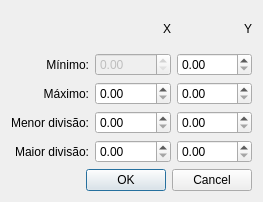
<?xml version="1.0" encoding="UTF-8"?>
<ui version="4.0">
 <class>Dialog</class>
 <widget class="QDialog" name="Dialog">
  <property name="geometry">
   <rect>
    <x>0</x>
    <y>0</y>
    <width>263</width>
    <height>202</height>
   </rect>
  </property>
  <property name="windowTitle">
   <string>Dialog</string>
  </property>
  <layout class="QVBoxLayout" name="verticalLayout">
   <item>
    <layout class="QGridLayout" name="gridLayout">
     <item row="0" column="1">
      <widget class="QLabel" name="label_14">
       <property name="text">
        <string>X</string>
       </property>
       <property name="alignment">
        <set>Qt::AlignRight|Qt::AlignTrailing|Qt::AlignVCenter</set>
       </property>
      </widget>
     </item>
     <item row="0" column="2">
      <widget class="QLabel" name="label_18">
       <property name="text">
        <string>Y</string>
       </property>
       <property name="alignment">
        <set>Qt::AlignRight|Qt::AlignTrailing|Qt::AlignVCenter</set>
       </property>
      </widget>
     </item>
     <item row="1" column="0">
      <widget class="QLabel" name="label_13">
       <property name="text">
        <string>Mínimo:</string>
       </property>
       <property name="alignment">
        <set>Qt::AlignRight|Qt::AlignTrailing|Qt::AlignVCenter</set>
       </property>
      </widget>
     </item>
     <item row="1" column="1">
      <widget class="QDoubleSpinBox" name="yMax_5">
       <property name="enabled">
        <bool>false</bool>
       </property>
       <property name="suffix">
        <string/>
       </property>
      </widget>
     </item>
     <item row="1" column="2">
      <widget class="QDoubleSpinBox" name="yMin">
       <property name="suffix">
        <string/>
       </property>
      </widget>
     </item>
     <item row="2" column="0">
      <widget class="QLabel" name="label_17">
       <property name="text">
        <string>Máximo:</string>
       </property>
       <property name="alignment">
        <set>Qt::AlignRight|Qt::AlignTrailing|Qt::AlignVCenter</set>
       </property>
      </widget>
     </item>
     <item row="2" column="1">
      <widget class="QDoubleSpinBox" name="xMax">
       <property name="suffix">
        <string/>
       </property>
      </widget>
     </item>
     <item row="2" column="2">
      <widget class="QDoubleSpinBox" name="yMax">
       <property name="suffix">
        <string/>
       </property>
      </widget>
     </item>
     <item row="4" column="0">
      <widget class="QLabel" name="label_16">
       <property name="text">
        <string>Menor divisão:</string>
       </property>
       <property name="alignment">
        <set>Qt::AlignRight|Qt::AlignTrailing|Qt::AlignVCenter</set>
       </property>
      </widget>
     </item>
     <item row="4" column="1">
      <widget class="QDoubleSpinBox" name="xMenorDiv">
       <property name="suffix">
        <string/>
       </property>
      </widget>
     </item>
     <item row="4" column="2">
      <widget class="QDoubleSpinBox" name="yMenorDiv">
       <property name="suffix">
        <string/>
       </property>
      </widget>
     </item>
     <item row="5" column="1">
      <widget class="QDoubleSpinBox" name="xMaiorDiv">
       <property name="suffix">
        <string/>
       </property>
      </widget>
     </item>
     <item row="5" column="2">
      <widget class="QDoubleSpinBox" name="yMaiorDiv">
       <property name="suffix">
        <string/>
       </property>
      </widget>
     </item>
     <item row="5" column="0">
      <widget class="QLabel" name="label_15">
       <property name="text">
        <string>Maior divisão:</string>
       </property>
       <property name="alignment">
        <set>Qt::AlignRight|Qt::AlignTrailing|Qt::AlignVCenter</set>
       </property>
      </widget>
     </item>
    </layout>
   </item>
   <item>
    <widget class="QDialogButtonBox" name="buttonBox">
     <property name="orientation">
      <enum>Qt::Horizontal</enum>
     </property>
     <property name="standardButtons">
      <set>QDialogButtonBox::Cancel|QDialogButtonBox::Ok</set>
     </property>
    </widget>
   </item>
  </layout>
 </widget>
 <resources/>
 <connections>
  <connection>
   <sender>buttonBox</sender>
   <signal>accepted()</signal>
   <receiver>Dialog</receiver>
   <slot>accept()</slot>
   <hints>
    <hint type="sourcelabel">
     <x>184</x>
     <y>124</y>
    </hint>
    <hint type="destinationlabel">
     <x>157</x>
     <y>274</y>
    </hint>
   </hints>
  </connection>
  <connection>
   <sender>buttonBox</sender>
   <signal>rejected()</signal>
   <receiver>Dialog</receiver>
   <slot>reject()</slot>
   <hints>
    <hint type="sourcelabel">
     <x>184</x>
     <y>130</y>
    </hint>
    <hint type="destinationlabel">
     <x>286</x>
     <y>274</y>
    </hint>
   </hints>
  </connection>
 </connections>
</ui>
